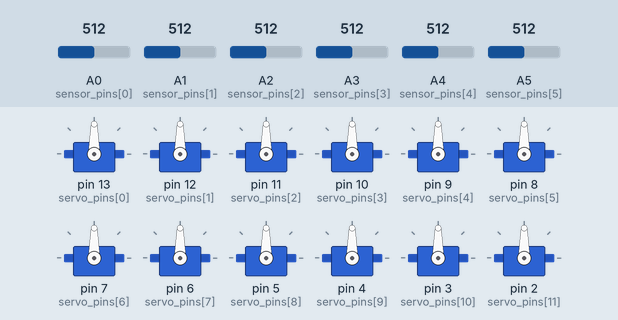
A sketch run on a simulated Arduino Uno, built with avr-gcc and run on an emulated ATmega328P. Shown: 12 × servo. The inputs (shaded band) are chosen by the test bench; at power-on: A0 (sensor_pins[0]) = 512, A1 (sensor_pins[1]) = 512, A2 (sensor_pins[2]) = 512, A3 (sensor_pins[3]) = 512, A4 (sensor_pins[4]) = 512, A5 (sensor_pins[5]) = 512.

Above: at 1.2 s.
1.3 s: A0 (sensor_pins[0]) set to 217
2.8 s: A0 (sensor_pins[0]) set to 186
At 3.3 s:
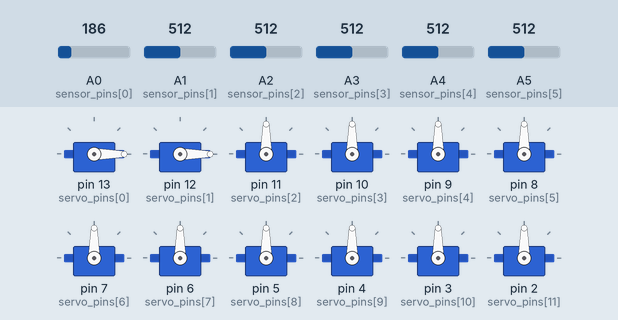
4.3 s: A1 (sensor_pins[1]) set to 212
5.8 s: A1 (sensor_pins[1]) set to 193
At 6.8 s:
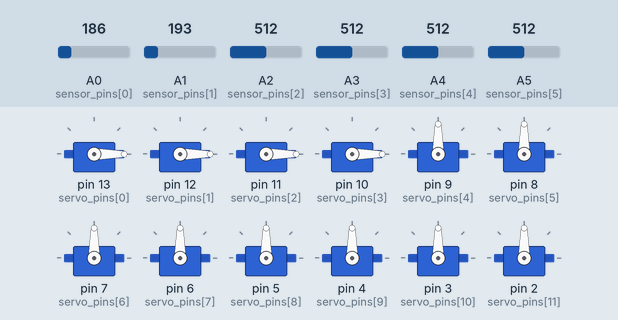
7.3 s: A2 (sensor_pins[2]) set to 216
8.8 s: A2 (sensor_pins[2]) set to 191
At 10.2 s:
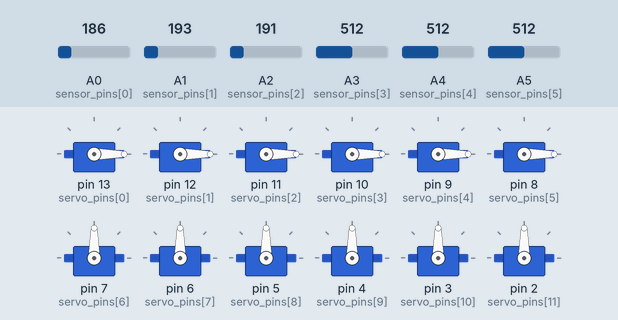
Timing chart, 0 to 11.3 s (numbered marks = the images above; inputs shaded):
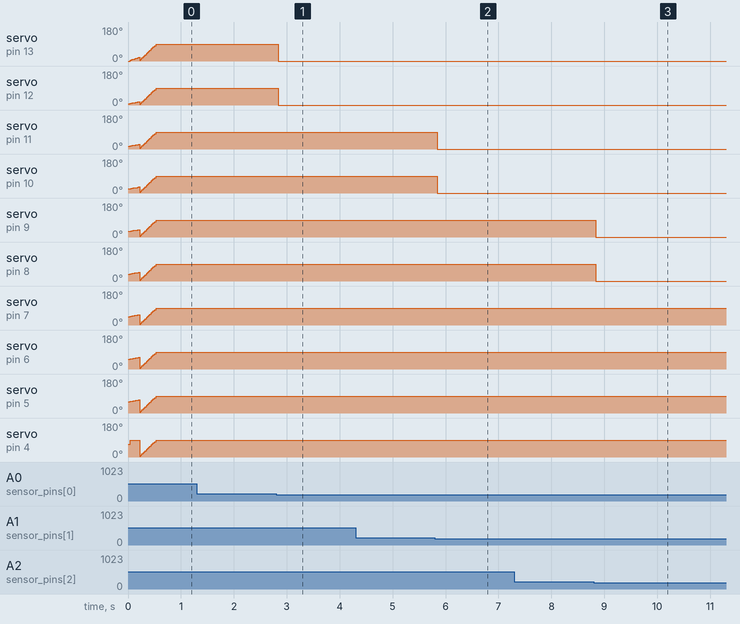

Measured:
- the behaviour switches between 200 and 199 on A0 (sensor_pins[0]) (found by bisection; images 0 and 1)
- the behaviour switches between 200 and 199 on A1 (sensor_pins[1]) (found by bisection; images 1 and 2)
- the behaviour switches between 200 and 199 on A2 (sensor_pins[2]) (found by bisection; images 2 and 3)
- after the input at 1.3 s, every drawn part: stays the same
- after the input at 2.8 s, servo on pin 13 (servo_pins[0]), servo on pin 12 (servo_pins[1]): 90° → 0° at once
- after the input at 4.3 s, every drawn part: stays the same
- after the input at 5.8 s, servo on pin 11 (servo_pins[2]), servo on pin 10 (servo_pins[3]): 90° → 0° at once
- after the input at 7.3 s, every drawn part: stays the same
- after the input at 8.8 s, servo on pin 9 (servo_pins[4]), servo on pin 8 (servo_pins[5]): 90° → 0° at once

The sketch:

janis.ino
```cpp
//Shrinidhi Thirumalai, Bonnie Ishiguro, Charlie Mouton, Jason Yan
//Interaction for 12 paddles moving in response to your motion

//----------------------------------------------------------------------------Libraries and Packages----------------------------------------------------------------------
#include <Servo.h>
#include <setup.h>
#include <Time.h>
#include <TimeLib.h>
//#include <DS1307RTC.h>
//-----------------------------------------------------------------------------Initializations---------------------------------------------------------------------------

//Already Included: POS_MAX, NUM_SERVOS, NUM_SENSORS
int servo_pins[NUM_SERVOS] = {13, 12, 11, 10, 9, 8, 7, 6, 5, 4, 3, 2};
int sensor_pins[NUM_SENSORS] = {A0, A1, A2, A3, A4, A5};

//State Variables
Servo servos[NUM_SERVOS];
State janis;
bool sensor_bools[NUM_SENSORS];
int not_sensed[NUM_SENSORS];

bool is_initializing;
bool sensing = false;
int num_sensed = 0;
int last_sensed = 0;
int num_default = 0;

//------------------------Setup----------------------------------------
State initializeJanis() {
  State janis;
  memset(janis.pos, 0, NUM_SERVOS);
  memset(janis.is_reverse, 0, NUM_SERVOS);
  return janis;
}

void attachServos() {
  for (int i = 0; i < NUM_SERVOS; i++) {
    servos[i].attach(servo_pins[i]);
    servos[i].write(0);
  }
}
//--------------Get Sensor Input--------------------------------------
bool ifDetect() {
  //returns true if sensor_bools contains at least one true
  for (int i = 0; i <NUM_SENSORS; i++)
    if (sensor_bools[i]) return true;
  return false;
}

void getSensorInput() {
  //writes bool of if sensor sensed value or not, onto sensor_bools
  int threshold = 200;
  for (int i = 0; i < NUM_SENSORS; i++) {
    sensor_bools[i] = (analogRead(sensor_pins[i]) >= threshold);

    //update not_sensed
    if (sensor_bools[i]) not_sensed[i] = 0;
    else if (not_sensed[i] < 100) not_sensed[i] ++;
  }
}
//----------------Update State--------------------------------------------
void updateSensorState( void (*f)(int) ) {
  //if a sensor sees something, run the given control function
  for (int i = 0; i < NUM_SENSORS; i++) {
    if (sensor_bools[i])
      (*f)(i);
  }
}

void updateTimeState() {
  hourPaddle();
  fiveMinutePaddle();
}

void sweepDefault() {
  for (int i = 0; i < NUM_SENSORS; i++) {
    sweepBackForthControl(i);
  }
}

void initializeTimeState() {
  for (int i = 0; i < NUM_SERVOS; i++) {
    janis.pos[i] = map(i, 0, NUM_SERVOS, 0, 90);
  }
}

void initializeTimeStateInSteps() {
  for (int i = 0; i < NUM_SERVOS; i++) {
    int finalpos = map(i, 0, NUM_SERVOS, 0, 90);

    //update positions in increments
    if (finalpos < janis.pos[i]) {
      int difference = janis.pos[i] - finalpos;
      janis.pos[i] = janis.pos[i] - difference/20;
    }
    else {
      int difference = finalpos - janis.pos[i];
      janis.pos[i] = janis.pos[i] + difference/20;
    }

    //if done initializing
    if (janis.pos[i] == finalpos) {
      is_initializing = false;
    }

  }
}

//------------------Display State------------------------------------------
void displayState() {
  //write state to servos
  for (int i = 0; i < NUM_SERVOS; i++) {
    servos[i].write(janis.pos[i]);
  }
}

void calibrate() {
  for (int i = 0; i < NUM_SERVOS; i++) {
    janis.pos[i] = 0;
    //servos[i].write(0);
  }
}

void printState() {
  for (int i = 0; i < NUM_SERVOS; i++) {
    Serial.println(janis.pos[i]);
  }
  Serial.println("===============================");
}
//-----------------------------------------------------------------Main Ardiono Loops---------------------------------------------------------------------------------------
void setup()
{
  Serial.begin(9600);
  initializeTime();
  memset(sensor_bools, 0, NUM_SENSORS);
  memset(not_sensed, 0, NUM_SENSORS);
  janis = initializeJanis();
  attachServos();

  calibrate();
  displayState();

  initializeTimeState();
  displayState();
}

void loop()
{
  getSensorInput();

  //Update Num_sensed and num_default
  if (ifDetect()) {
    if (num_sensed < 100) num_sensed ++;
    num_default = 0;
  }
  else {
    if (num_default < 100) num_default ++;
    num_sensed = 0;
  }

  //Change states if necessary
  if ((sensing) && (num_default > TIME_THRESHOLD)) {
    sensing = false;
    is_initializing = true;
  }

  else if ((!sensing) && (num_sensed > SENSE_THRESHOLD)) {
    sensing = true;
    is_initializing = true;
  }

  //If update Sensing Interaction
  if (sensing) {
    if (is_initializing) {
      calibrate();
      is_initializing = false;
    }
    else {
      updateSensorState(sweepToNinetyControl);
    }
    delay(1);
  }

  //If update Default Interaction
  if (!sensing) {
    if (is_initializing) {
      initializeTimeState();
      is_initializing = false;
    }
    sweepDefault();
    updateTimeState();
    delay(15);
  }

  //Display state
  displayState();
  delay(1);
}
```

controlPatterns.ino
```cpp
//------Types of Control Patterns----------------------

void sweepBackForthControl(int sensor_num) {
  //continously sweep back and forth between 0 and 90
    if (ifChangeState(sensor_num*2, 90)) {
      changeDir(sensor_num*2);
      changeDir((sensor_num*2) + 1);
    }
    else {
      increment(sensor_num*2);
      increment((sensor_num*2) + 1);
    }
  }

void inverseSweepBackForthControl(int sensor_num) {
  //continously sweep back and forth between 0 and 90, if not sensed

  int servo1 = (sensor_num * 2);
  int servo2 = (sensor_num * 2) + 1;
  for (int i = 0; i < NUM_SERVOS; i ++) {
    if ((i != servo1) && (i != servo2)) singleIncrementServo(i, 90);
  }
}


void sweepToNinetyControl(int sensor_num) {
  sweepToNinety(sensor_num);
  resetNinety(10); //amount of cycles required of not sensed before it resets
}

//------Servo Control Helper Functions------------------

bool ifChangeState(int servo_num, int pos_max) {
  //if a servo needs to change direction
  bool backward_range = (janis.is_reverse[servo_num] && (janis.pos[servo_num]> 0));
  bool forward_range = ((!janis.is_reverse[servo_num]) && (janis.pos[servo_num] < pos_max));
  return ! (forward_range || backward_range);
}

void changeDir(int servo_num) {
  //changing direction
  janis.is_reverse[servo_num] = (! janis.is_reverse[servo_num] );
}

void increment(int servo_num) {
  //incrementing by one in the direction of state
  if (janis.is_reverse[servo_num])
    janis.pos[servo_num] -= 1;
  else
    janis.pos[servo_num] += 1;
}

void singleIncrementServo(int servo_num, int pos_max) {
  if (ifChangeState(servo_num, pos_max)) {
    changeDir(servo_num);
  }
  else {
    increment(servo_num);
  }
}

void sweepToNinety(int sensor_num) {
  int servo_num1 = sensor_num * 2;
  int servo_num2 = (sensor_num * 2) + 1;
  janis.pos[servo_num1] = constrain(janis.pos[servo_num1] + 1, 0, 90);
  janis.pos[servo_num2] = constrain(janis.pos[servo_num2] + 1, 0, 90);
}

void resetNinety(int time_to_reset) {
  for (int s = 0; s <NUM_SENSORS; s++) {
    if (not_sensed[s] > time_to_reset) {
      janis.pos[s*2] = 0;
      janis.pos[(s*2) + 1] = 0;
    }
  }
}
```

setup.h
```cpp
//Global Variables
const int POS_MAX = 90;
const int NUM_SERVOS = 12;
const int NUM_SENSORS = 6;
const int SENSE_THRESHOLD = 10;
const int TIME_THRESHOLD = 80;

//State Structure
struct State{
  // Servo servo;
  int pos[NUM_SERVOS];
  bool is_reverse[NUM_SERVOS];
};
```

timeDisplay.ino
```cpp
#include <Time.h>

int prev_hour;
int prev_minute;
int prev_second;


void initializeTime() {
	setTime(10,0,0,12,17,2015);
}

void printTime() { // update the clock
  Serial.print(hour());
  printDigits(minute());
  printDigits(second());
  Serial.println();
}

void printDigits(int digits) { // Arduino example function for displaying the time in hh:mm:ss format
  Serial.print(":");
  if(digits < 10) {
    Serial.print('0');
  Serial.print(digits);
  }
}

void hourPaddle() {
	int curr_hour = hourFormat12();
	if (curr_hour != prev_hour) {
		janis.pos[prev_hour - 1] = 0;
	}
	janis.pos[curr_hour-1] = 90; // hold the hour paddle at 90 deg
}

void fiveMinutePaddle() {
	int curr_minute = minute();
	if (curr_minute != prev_minute) {
		janis.pos[prev_minute/5] = 45;
	}

	if((hourFormat12()-1) != (curr_minute/5)) { // prioritize the hour over the minute
		singleIncrementServo(curr_minute/5, 90);
	}
	for (int i = curr_minute/5 - 1; i >= 0; i--) { // rotate all preceding minute paddles
		singleIncrementServo(i, 90);
	}
}
```
